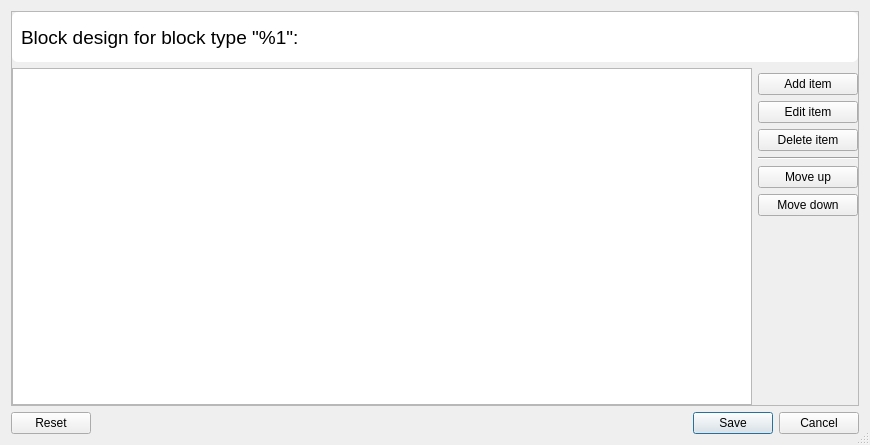
<?xml version="1.0" encoding="UTF-8"?>
<ui version="4.0">
 <class>BlockDesignerDialog</class>
 <widget class="QDialog" name="BlockDesignerDialog">
  <property name="geometry">
   <rect>
    <x>0</x>
    <y>0</y>
    <width>870</width>
    <height>445</height>
   </rect>
  </property>
  <property name="windowTitle">
   <string>Block Designer</string>
  </property>
  <property name="windowIcon">
   <iconset resource="res.qrc">
    <normaloff>:/res/img/NewBlock_16x.png</normaloff>:/res/img/NewBlock_16x.png</iconset>
  </property>
  <property name="sizeGripEnabled">
   <bool>true</bool>
  </property>
  <property name="modal">
   <bool>true</bool>
  </property>
  <layout class="QVBoxLayout" name="verticalLayout">
   <item>
    <widget class="QFrame" name="frame">
     <property name="frameShape">
      <enum>QFrame::StyledPanel</enum>
     </property>
     <property name="frameShadow">
      <enum>QFrame::Raised</enum>
     </property>
     <layout class="QVBoxLayout" name="verticalLayout_2">
      <property name="leftMargin">
       <number>0</number>
      </property>
      <property name="topMargin">
       <number>0</number>
      </property>
      <property name="rightMargin">
       <number>0</number>
      </property>
      <property name="bottomMargin">
       <number>0</number>
      </property>
      <item>
       <widget class="QFrame" name="frameHeader">
        <property name="minimumSize">
         <size>
          <width>0</width>
          <height>50</height>
         </size>
        </property>
        <property name="maximumSize">
         <size>
          <width>16777215</width>
          <height>50</height>
         </size>
        </property>
        <property name="autoFillBackground">
         <bool>false</bool>
        </property>
        <property name="styleSheet">
         <string notr="true">QFrame#frameHeader {background: white; border-radius: 6px;}</string>
        </property>
        <property name="frameShape">
         <enum>QFrame::StyledPanel</enum>
        </property>
        <property name="frameShadow">
         <enum>QFrame::Raised</enum>
        </property>
        <layout class="QVBoxLayout" name="verticalLayout_4">
         <item>
          <widget class="QLabel" name="labelHeadline">
           <property name="font">
            <font>
             <pointsize>14</pointsize>
            </font>
           </property>
           <property name="text">
            <string>Block design for block type &quot;%1&quot;:</string>
           </property>
          </widget>
         </item>
        </layout>
       </widget>
      </item>
      <item>
       <layout class="QHBoxLayout" name="horizontalLayout">
        <item>
         <widget class="QTableView" name="tableView">
          <property name="editTriggers">
           <set>QAbstractItemView::NoEditTriggers</set>
          </property>
          <property name="showDropIndicator" stdset="0">
           <bool>false</bool>
          </property>
          <property name="selectionBehavior">
           <enum>QAbstractItemView::SelectRows</enum>
          </property>
         </widget>
        </item>
        <item>
         <layout class="QVBoxLayout" name="verticalLayout_3" stretch="0,0,0,0,0,0,0">
          <property name="topMargin">
           <number>5</number>
          </property>
          <item>
           <widget class="QPushButton" name="btnAddItem">
            <property name="minimumSize">
             <size>
              <width>100</width>
              <height>0</height>
             </size>
            </property>
            <property name="text">
             <string>Add item</string>
            </property>
            <property name="icon">
             <iconset resource="res.qrc">
              <normaloff>:/res/img/Add_16x.png</normaloff>:/res/img/Add_16x.png</iconset>
            </property>
           </widget>
          </item>
          <item>
           <widget class="QPushButton" name="btnEditItem">
            <property name="minimumSize">
             <size>
              <width>100</width>
              <height>0</height>
             </size>
            </property>
            <property name="text">
             <string>Edit item</string>
            </property>
            <property name="icon">
             <iconset resource="res.qrc">
              <normaloff>:/res/img/Edit_16x.png</normaloff>:/res/img/Edit_16x.png</iconset>
            </property>
           </widget>
          </item>
          <item>
           <widget class="QPushButton" name="btnDeleteItem">
            <property name="minimumSize">
             <size>
              <width>100</width>
              <height>0</height>
             </size>
            </property>
            <property name="text">
             <string>Delete item</string>
            </property>
            <property name="icon">
             <iconset resource="res.qrc">
              <normaloff>:/res/img/DeleteBlock_16x.png</normaloff>:/res/img/DeleteBlock_16x.png</iconset>
            </property>
           </widget>
          </item>
          <item>
           <widget class="Line" name="line">
            <property name="orientation">
             <enum>Qt::Horizontal</enum>
            </property>
           </widget>
          </item>
          <item>
           <widget class="QPushButton" name="btnMoveItemUp">
            <property name="minimumSize">
             <size>
              <width>100</width>
              <height>0</height>
             </size>
            </property>
            <property name="text">
             <string>Move up</string>
            </property>
            <property name="icon">
             <iconset resource="res.qrc">
              <normaloff>:/res/img/DoubleUp_24x.png</normaloff>:/res/img/DoubleUp_24x.png</iconset>
            </property>
           </widget>
          </item>
          <item>
           <widget class="QPushButton" name="btnMoveItemDown">
            <property name="minimumSize">
             <size>
              <width>100</width>
              <height>0</height>
             </size>
            </property>
            <property name="text">
             <string>Move down</string>
            </property>
            <property name="icon">
             <iconset resource="res.qrc">
              <normaloff>:/res/img/DoubleDown_24x.png</normaloff>:/res/img/DoubleDown_24x.png</iconset>
            </property>
           </widget>
          </item>
          <item>
           <spacer name="verticalSpacer">
            <property name="orientation">
             <enum>Qt::Vertical</enum>
            </property>
            <property name="sizeHint" stdset="0">
             <size>
              <width>20</width>
              <height>40</height>
             </size>
            </property>
           </spacer>
          </item>
         </layout>
        </item>
       </layout>
      </item>
     </layout>
    </widget>
   </item>
   <item>
    <widget class="QDialogButtonBox" name="buttonBox">
     <property name="orientation">
      <enum>Qt::Horizontal</enum>
     </property>
     <property name="standardButtons">
      <set>QDialogButtonBox::Cancel|QDialogButtonBox::Reset|QDialogButtonBox::Save</set>
     </property>
    </widget>
   </item>
  </layout>
 </widget>
 <resources>
  <include location="res.qrc"/>
 </resources>
 <connections>
  <connection>
   <sender>buttonBox</sender>
   <signal>accepted()</signal>
   <receiver>BlockDesignerDialog</receiver>
   <slot>accept()</slot>
   <hints>
    <hint type="sourcelabel">
     <x>248</x>
     <y>254</y>
    </hint>
    <hint type="destinationlabel">
     <x>157</x>
     <y>274</y>
    </hint>
   </hints>
  </connection>
  <connection>
   <sender>buttonBox</sender>
   <signal>rejected()</signal>
   <receiver>BlockDesignerDialog</receiver>
   <slot>reject()</slot>
   <hints>
    <hint type="sourcelabel">
     <x>316</x>
     <y>260</y>
    </hint>
    <hint type="destinationlabel">
     <x>286</x>
     <y>274</y>
    </hint>
   </hints>
  </connection>
 </connections>
</ui>
